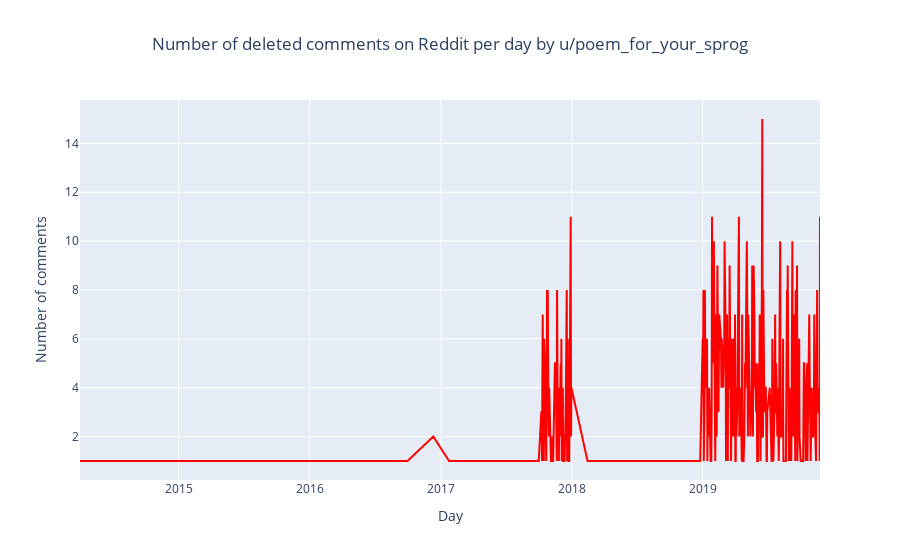

Notebook source saved alongside this figure:
### Code cell
fig = go.Figure()
fig.add_trace(go.Scatter(x=df_comments_per_day['date'][df_comments_per_day['author']=='[deleted]'],
                         y=df_comments_per_day['n'][df_comments_per_day['author']=='[deleted]'],
                    mode='lines',
                    name='lines',
                    line = {'color':'red'}))
fig.update_layout(title='Number of deleted comments on Reddit per day by u/poem_for_your_sprog',
                  title_x=0.5,
                   xaxis_title='Day',
                   yaxis_title='Number of comments')
fig.show()

### Figure 1 — Plotly figure (JSON) as saved in the notebook; plotly's stock layout.template omitted (floating-point values rounded to 4 significant figures; data arrays with more than 128 entries replaced by an {"elided": "..."} marker saying what was removed)
{"data": [{"line": {"color": "red"}, "mode": "lines", "name": "lines", "type": "scatter", "x": {"elided": "311 str values"}, "y": {"elided": "311 int values"}}], "layout": {"title": {"text": "Number of deleted comments on Reddit per day by u/poem_for_your_sprog", "x": 0.5}, "xaxis": {"title": {"text": "Day"}}, "yaxis": {"title": {"text": "Number of comments"}}}}
